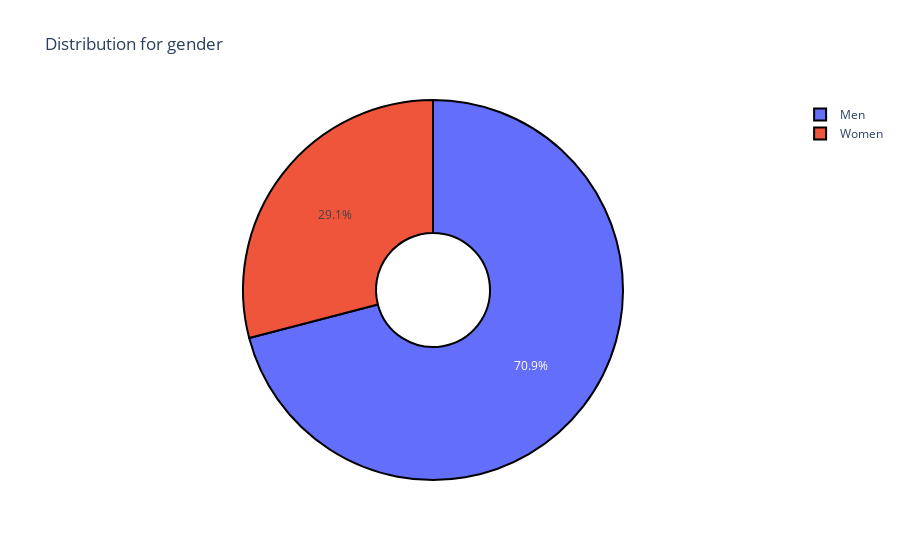

This figure's notebook cell:
### Code cell
plot_distribution(df['gender'])

### Figure 1 — Plotly figure (JSON) as saved in the notebook; plotly's stock layout.template omitted (floating-point values rounded to 4 significant figures)
{"data": [{"hole": 0.3, "labels": ["Men", "Women"], "marker": {"line": {"color": "#000000", "width": 2}}, "type": "pie", "values": [10043, 4116]}], "layout": {"title": {"text": "Distribution for gender"}}}
